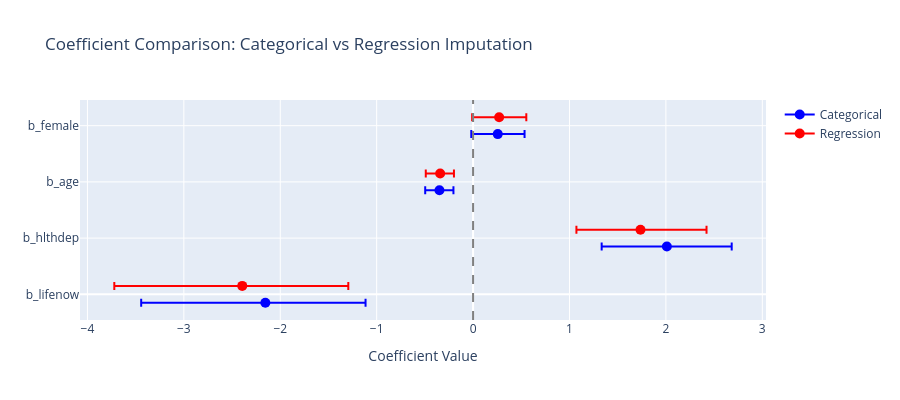

Notebook source saved alongside this figure:
### Code cell
# Forest plot comparison
fig = go.Figure()

colors = {'Categorical': 'blue', 'Regression': 'red'}
offset = 0.15

for i, param in enumerate(params):
    # Categorical model
    cat_samples = trace_cat.posterior[param].values.flatten()
    cat_mean = cat_samples.mean()
    cat_hdi = np.percentile(cat_samples, [3, 97])
    
    fig.add_trace(go.Scatter(
        x=[cat_mean], y=[i - offset],
        error_x=dict(type='data', array=[cat_hdi[1] - cat_mean], arrayminus=[cat_mean - cat_hdi[0]]),
        marker=dict(size=10, color=colors['Categorical']),
        name='Categorical' if i == 0 else None,
        showlegend=(i == 0)
    ))
    
    # Regression model
    reg_samples = trace_reg.posterior[param].values.flatten()
    reg_mean = reg_samples.mean()
    reg_hdi = np.percentile(reg_samples, [3, 97])
    
    fig.add_trace(go.Scatter(
        x=[reg_mean], y=[i + offset],
        error_x=dict(type='data', array=[reg_hdi[1] - reg_mean], arrayminus=[reg_mean - reg_hdi[0]]),
        marker=dict(size=10, color=colors['Regression']),
        name='Regression' if i == 0 else None,
        showlegend=(i == 0)
    ))

fig.add_vline(x=0, line_dash='dash', line_color='gray')
fig.update_layout(
    title='Coefficient Comparison: Categorical vs Regression Imputation',
    xaxis_title='Coefficient Value',
    yaxis=dict(tickmode='array', tickvals=list(range(len(params))), ticktext=params),
    height=400
)
fig.show()

### Figure 1 — Plotly figure (JSON) as saved in the notebook; plotly's stock layout.template omitted (floating-point values rounded to 4 significant figures)
{"data": [{"error_x": {"array": [1.039], "arrayminus": [1.288], "type": "data"}, "marker": {"color": "blue", "size": 10}, "name": "Categorical", "showlegend": true, "type": "scatter", "x": [-2.155], "y": [-0.15]}, {"error_x": {"array": [1.1], "arrayminus": [1.327], "type": "data"}, "marker": {"color": "red", "size": 10}, "name": "Regression", "showlegend": true, "type": "scatter", "x": [-2.394], "y": [0.15]}, {"error_x": {"array": [0.6724], "arrayminus": [0.6764], "type": "data"}, "marker": {"color": "blue", "size": 10}, "showlegend": false, "type": "scatter", "x": [2.01], "y": [0.85]}, {"error_x": {"array": [0.6848], "arrayminus": [0.6647], "type": "data"}, "marker": {"color": "red", "size": 10}, "showlegend": false, "type": "scatter", "x": [1.736], "y": [1.15]}, {"error_x": {"array": [0.1452], "arrayminus": [0.1478], "type": "data"}, "marker": {"color": "blue", "size": 10}, "showlegend": false, "type": "scatter", "x": [-0.3489], "y": [1.85]}, {"error_x": {"array": [0.143], "arrayminus": [0.1492], "type": "data"}, "marker": {"color": "red", "size": 10}, "showlegend": false, "type": "scatter", "x": [-0.3415], "y": [2.15]}, {"error_x": {"array": [0.2778], "arrayminus": [0.2748], "type": "data"}, "marker": {"color": "blue", "size": 10}, "showlegend": false, "type": "scatter", "x": [0.2561], "y": [2.85]}, {"error_x": {"array": [0.2817], "arrayminus": [0.2801], "type": "data"}, "marker": {"color": "red", "size": 10}, "showlegend": false, "type": "scatter", "x": [0.2704], "y": [3.15]}], "layout": {"height": 400, "shapes": [{"line": {"color": "gray", "dash": "dash"}, "type": "line", "x0": 0, "x1": 0, "xref": "x", "y0": 0, "y1": 1, "yref": "y domain"}], "title": {"text": "Coefficient Comparison: Categorical vs Regression Imputation"}, "xaxis": {"title": {"text": "Coefficient Value"}}, "yaxis": {"tickmode": "array", "ticktext": ["b_lifenow", "b_hlthdep", "b_age", "b_female"], "tickvals": [0, 1, 2, 3]}}}
